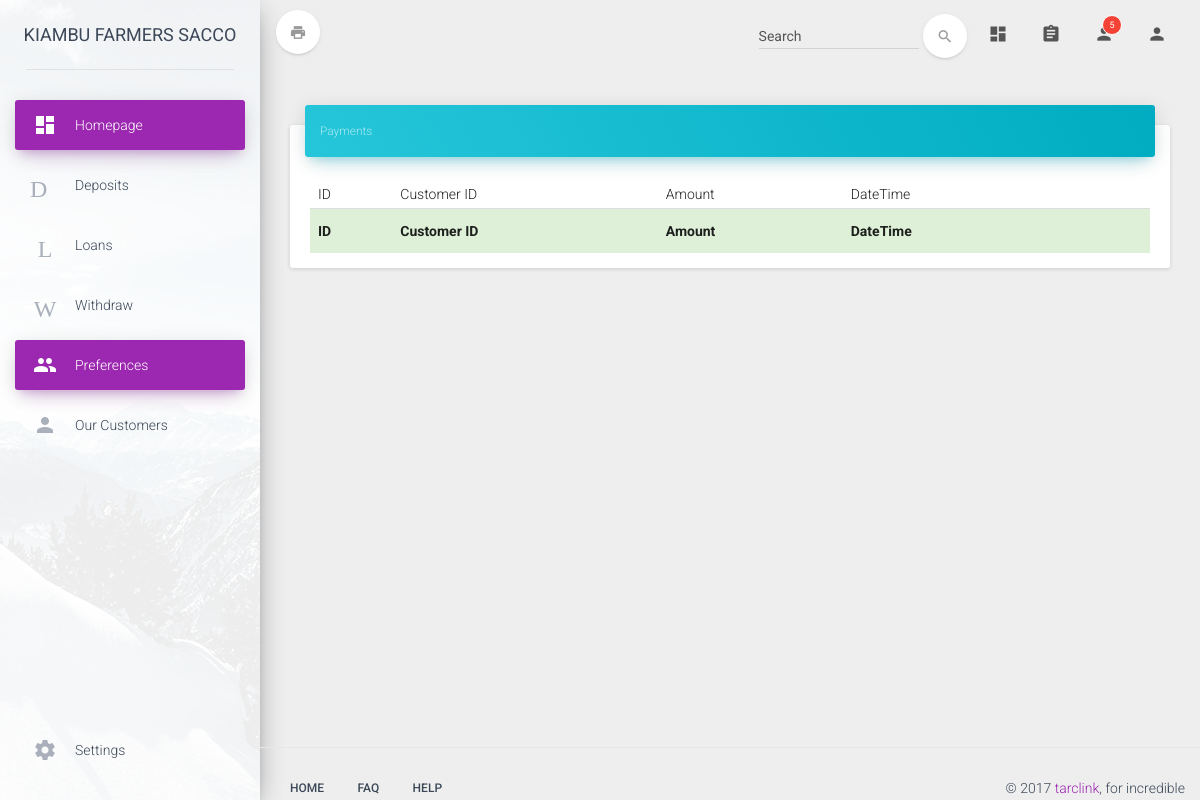
/admin/payments.php, run on an earlier commit of the app's database.
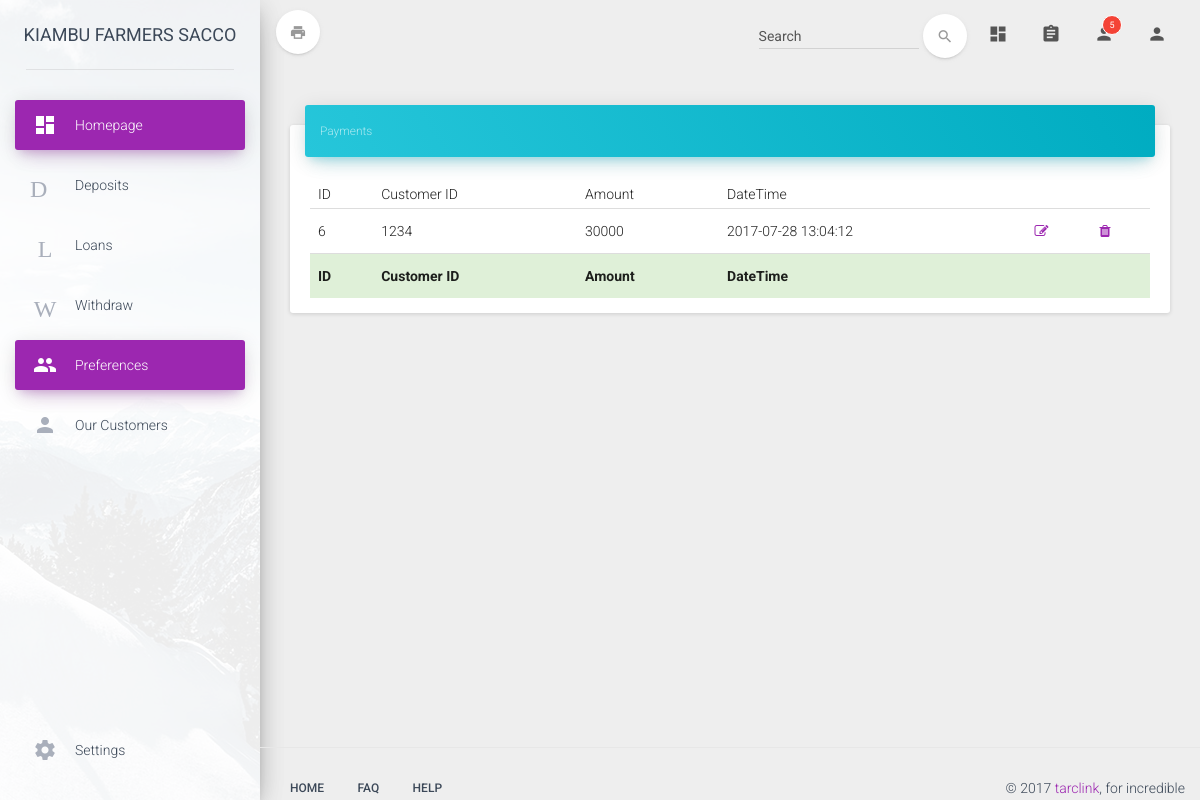
And on a later commit of the database.
### tables this page shows
CREATE TABLE `Loan_Payment_table` (
  `Loan_Payment_id` int(20) NOT NULL,
  `Loan_Payment_Customer_Loan_id` int(20) DEFAULT NULL,
  `Loan_Payment_amount` int(20) DEFAULT NULL,
  `Loan_Payment_DateTime` varchar(20) DEFAULT NULL,
  `Loan_Payment_Customer_Login_id` int(11) DEFAULT NULL
);

### admin/payments.php (the view)
<?php include "baseh.php";?>
<?php
include "../connection/db.php";
$result = mysqli_query($con, "SELECT * FROM Loan_Payment_table ORDER BY Loan_Payment_id ASC");
?>
    <div class="card">
        <div class="card-header" data-background-color="blue">
            <small i class="category">Payments </small>
        </div>
        <div class="card-content table-responsive">
            <table class="table" id="table1">
                <thead class="">
                <th>ID</th>
                <th>Customer ID</th>
                <th>Amount</th>
                <th>DateTime</th>
                <th></th>
                <th></th>
                </thead>
                <tbody>
                <?php
                while($res = mysqli_fetch_array($result)) {
                    echo "<tr class=''>";
                    echo "<td class=''>".$res['Loan_Payment_id']."</td>";
                    echo "<td class=''>".$res['Loan_Payment_Customer_Login_id']."</td>";
                    echo "<td>".$res['Loan_Payment_amount']."</td>";
                    echo "<td class=''>".$res['Loan_Payment_DateTime']."</td>";
                    echo "<td><a href=\"editpay.php?pay=$res[Loan_Payment_id]\" onClick=\"return confirm('Are you sure you want to edit?')\" class='fa fa-edit lg-2'></a></td>";
                    echo "<td><a href=\"delete.php?pay=$res[Loan_Payment_id]\" onClick=\"return confirm('Are you sure you want to delete?')\" class='fa fa-trash lg-2'></a></td>";
                }
                ?>
                </tbody>
                <tfoot>
                <tr class="bg-success">
                    <th>ID</th>
                    <th>Customer ID</th>
                    <th>Amount</th>
                    <th>DateTime</th>
                    <th></th>
                    <th></th>
                </tr>
                </tfoot>
            </table>
        </div>
    </div>
<?php include "basef.php";?>

What changed in the data, as far as the page shows it:
added loan_payment_table: Loan_Payment_id "6", Loan_Payment_Customer_Login "1234", Loan_Payment_amount "30000", Loan_Payment_DateTime "2017-07-28 13:04:12"
